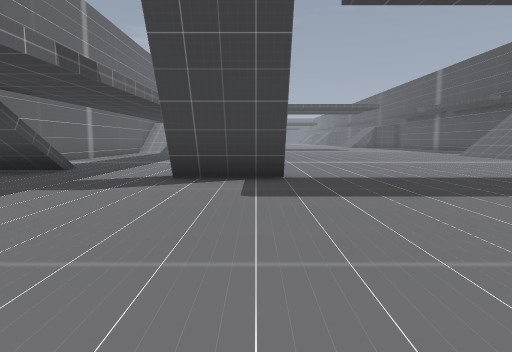
view 1 (above)

24 first-person views from a walk through a level from a Godot 3-D game. The camera is 1.3 m above the floor, tilts 6° down and sees 75° across. The floor is counted in squares, 2 m on a side. Each view is taken from the middle of a square. On the plan, view 1 faces up. The plan holds only what a view shows up to about 10 squares ahead; the rest is blank. The place goes on beyond the plan.

view 2
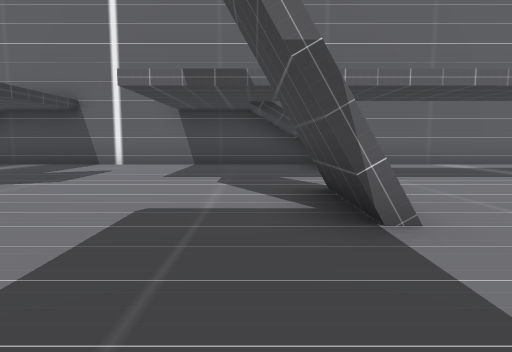

view 3
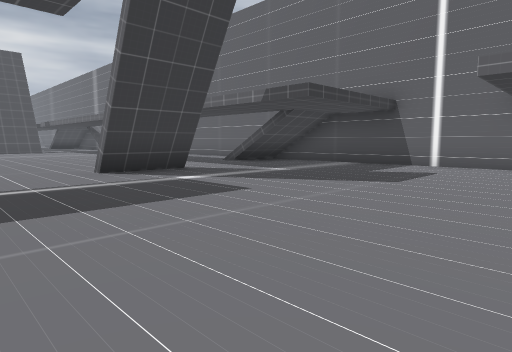

view 4
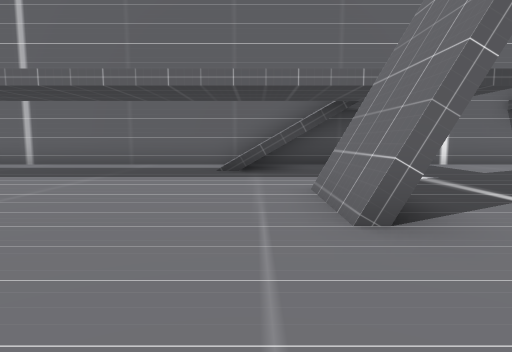

view 5
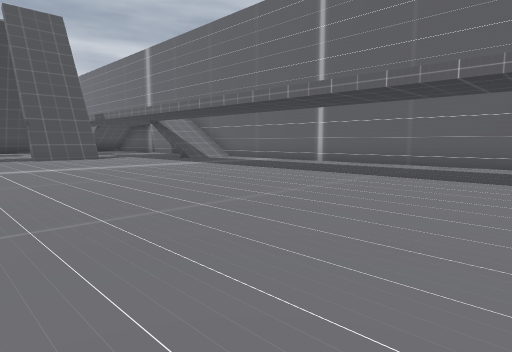

view 6
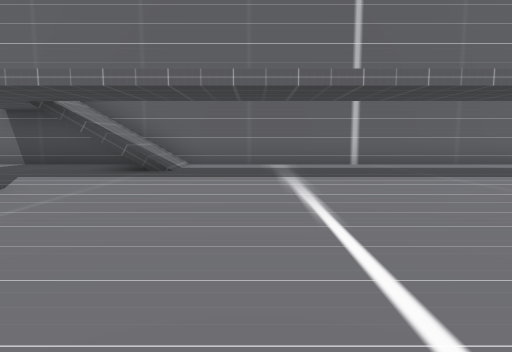

view 7
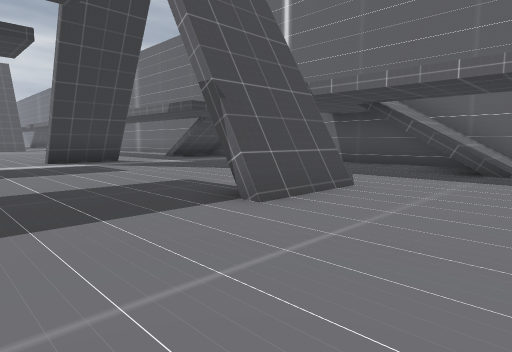

view 8
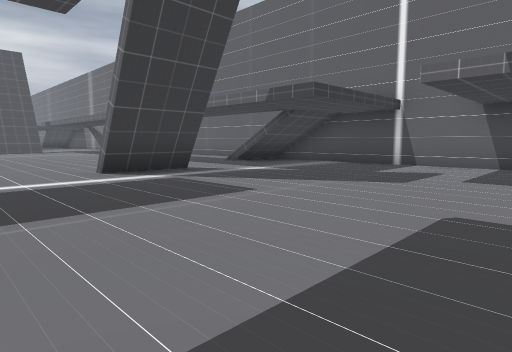

view 9
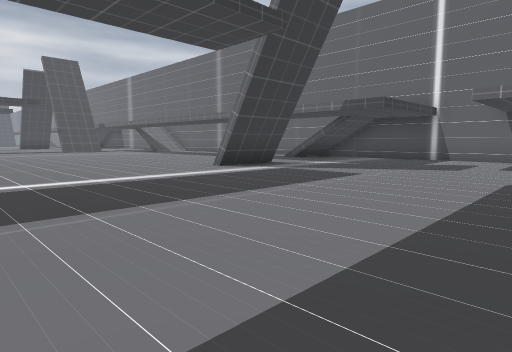

view 10
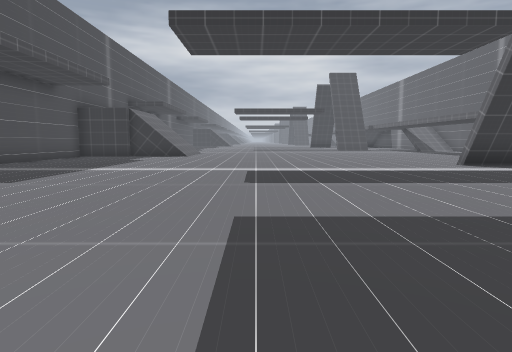

view 11
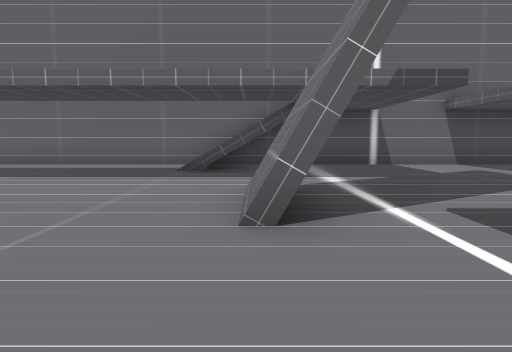

view 12
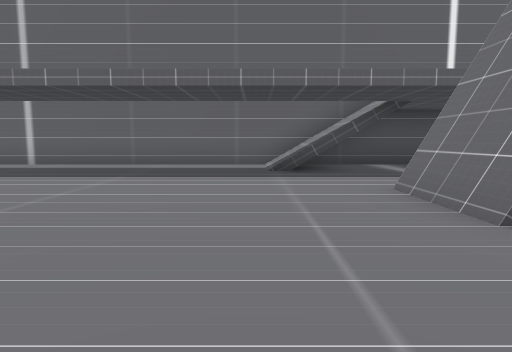

view 13
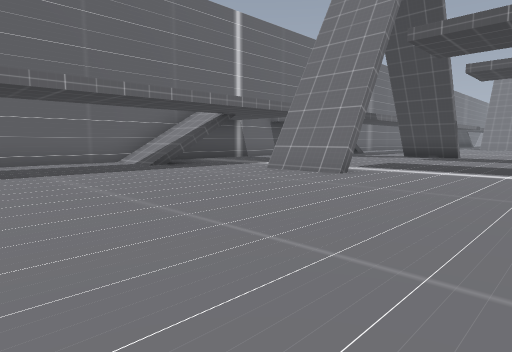

view 14
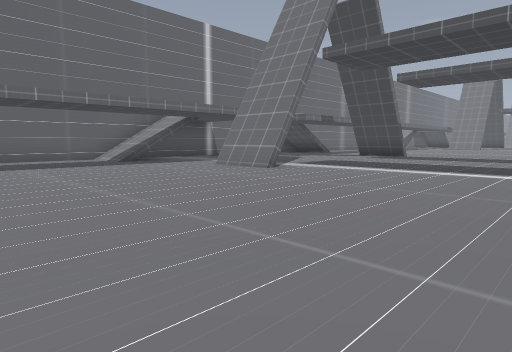

view 15
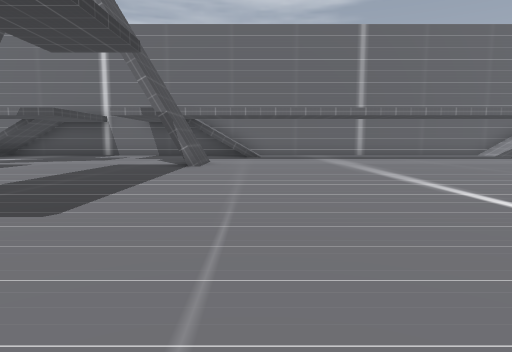

view 16
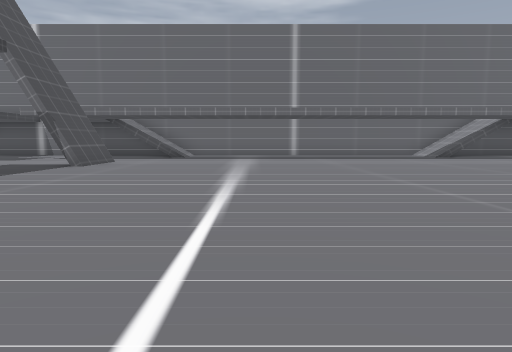

view 17
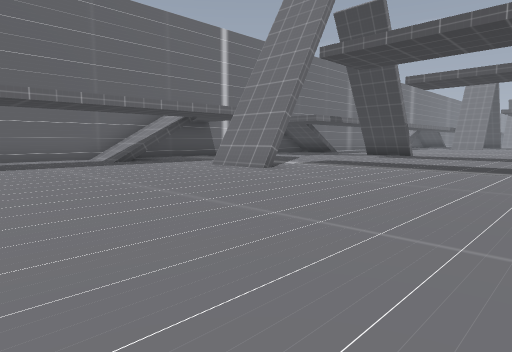

view 18
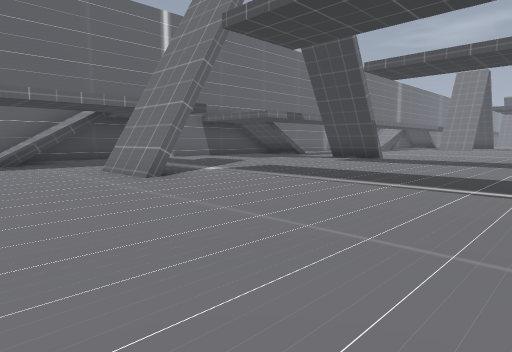

view 19
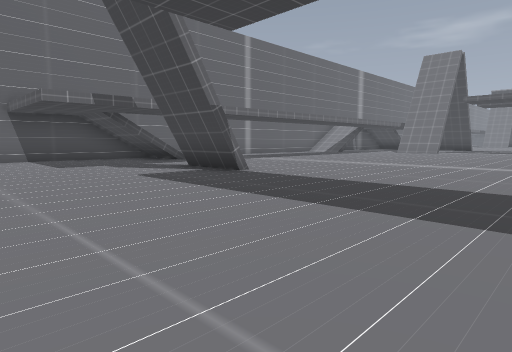

view 20
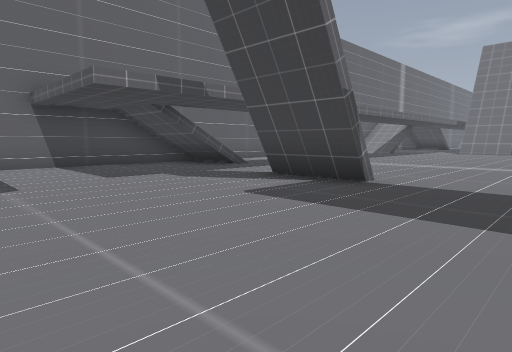

view 21
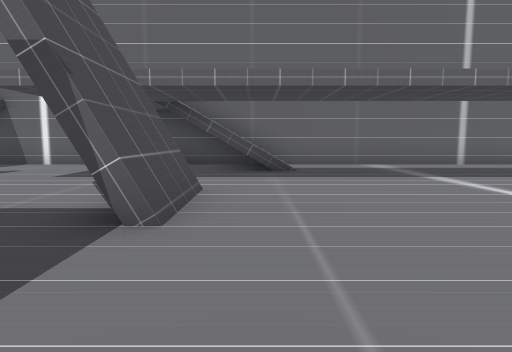

view 22
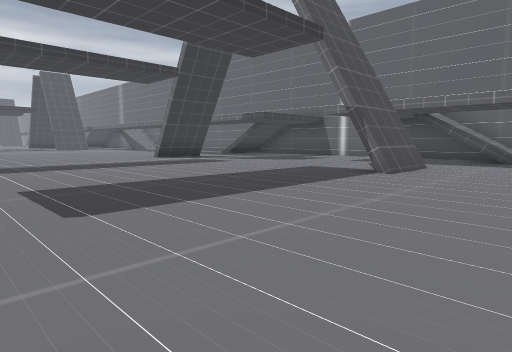

view 23
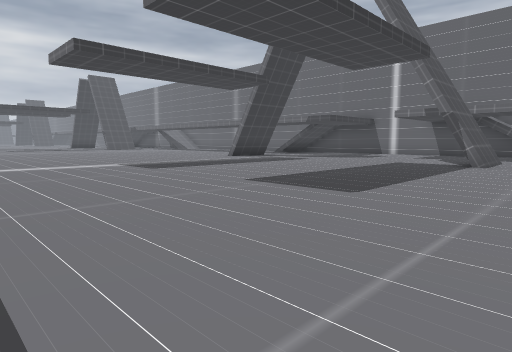

view 24
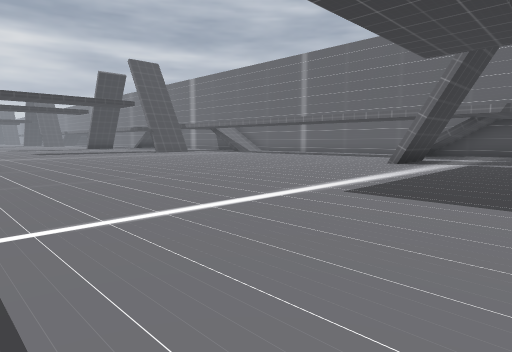

### Floor plan
Key: @ floor where view 1 was taken; # wall or solid block; . floor; / step, stairs or slope.
Columns run from 7 left of view 1 to 14 right of it. Each row starts with its distance up from view 1.
 11 #............
 10 #..............
  9 #..............
  8 #//...............
  7 #//...............
  6 #// ..##..........
  5 ##/...............
  4 #.................
  3 #................
  2 #................
  1 #................
  0 #......@.........
 -1 #................
 -2 #................
 -3 #// ..##........
 -4 #//...........
 -5 #//...........
 -6 #.............
 -7 #.............
 -8 #.............
 -9 #.............
-10 #..............
-11 #...............
-12 #................
-13 #...............
-14 #...............
-15 #//..............
-16 #// ............
-17 ## ...##.......
-18 #...............
-19 #................
-20 #................
-21 #.................
-22 #..................
-23 #..................
-24 #...................
-25 #// ..##.............
-26 #//..................#
-27 #................
-28 #................
-29 #................
-30 #.............../
-31 #..... ........./

Where each view was taken, in squares from view 1:
view 1: 0 up, 0 right, facing up
view 2: 5 up, 3 right, facing left
view 3: 4 up, 3 right, facing down-left
view 4: 4 down, 3 right, facing left
view 5: 4 down, 3 right, facing down-left
view 6: 13 down, 3 right, facing left
view 7: 14 down, 3 right, facing down-left
view 8: 18 down, 3 right, facing down-left
view 9: 18 down, 6 right, facing down-left
view 10: 16 down, 6 right, facing down
view 11: 25 down, 3 right, facing left
view 12: 27 down, 3 right, facing left
view 13: 31 down, 4 right, facing up-left
view 14: 31 down, 6 right, facing up-left
view 15: 15 down, 9 right, facing left
view 16: 12 down, 9 right, facing left
view 17: 9 down, 6 right, facing up-left
view 18: 6 down, 6 right, facing up-left
view 19: 1 up, 6 right, facing up-left
view 20: 1 up, 3 right, facing up-left
view 21: 7 up, 3 right, facing left
view 22: 9 up, 7 right, facing down-left
view 23: 8 up, 10 right, facing down-left
view 24: 21 down, 10 right, facing down-left
